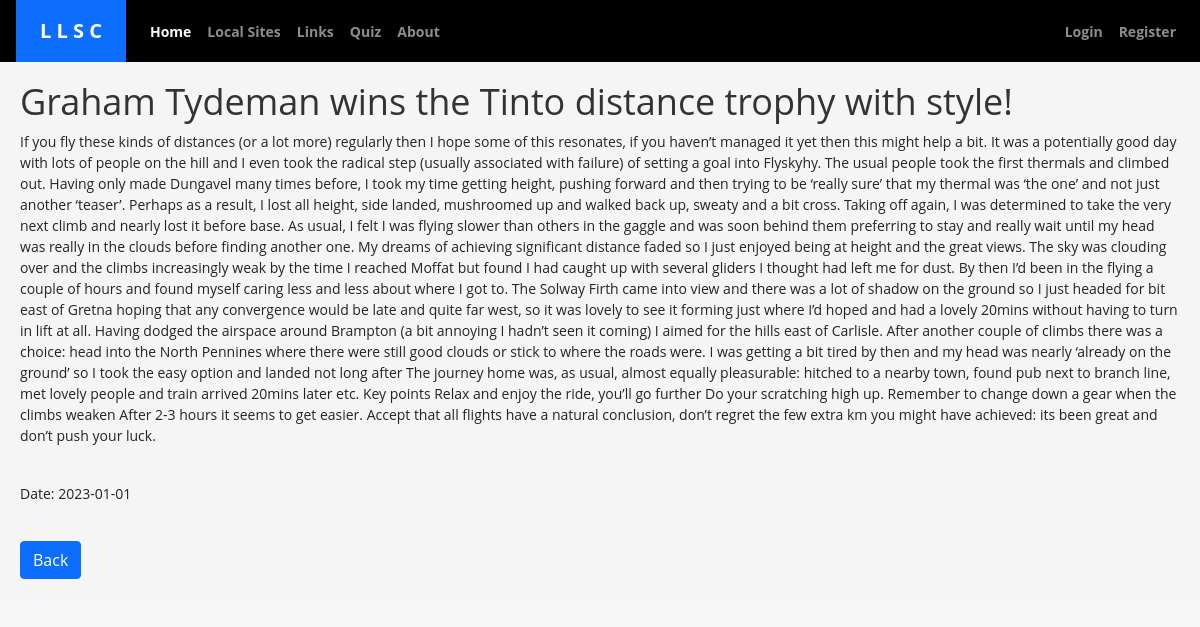
Screenshot of /news/Graham Tydeman wins the Tinto distance trophy with style! with the database file from the repository.
### tables this page shows
CREATE TABLE news (
    date TEXT,
    title TEXT,
    text TEXT
);

### app.py (the view)
@app.route('/news/<string:title>')
def news(title):
    try:
        conn = sqlite3.connect('mydatabase.db')
        cursor = conn.cursor()
        cursor.execute("SELECT title, text, date FROM news WHERE title=?", (title,))
        news_data = cursor.fetchone()
        conn.close()
        if news_data:
            news_title, news_text, news_date = news_data
            return render_template('news.html', news_title=news_title, news_text=news_text, news_date=news_date)
        else:
            flash('News not found in the database.', 'danger')
            return redirect(url_for('index'))
    except sqlite3.Error as e:
        flash('An error occurred while fetching news data.', 'danger')
        return redirect(url_for('index'))

### templates/news.html (shortened to what this page needs)
<!DOCTYPE html>
<html lang="hu">
   <head>
      <link rel="stylesheet" href="https://cdn.jsdelivr.net/npm/bootstrap@5.1.3/dist/css/bootstrap.min.css" />
      <link rel="stylesheet" href="https://cdnjs.cloudflare.com/ajax/libs/tempusdominus-bootstrap-4/5.39.0/css/tempusdominus-bootstrap-4.min.css"
 />
      <link rel="stylesheet" href="{{ url_for('static', filename='style.css') }}">
      <link rel="stylesheet" href="https://unpkg.com/leaflet@1.9.3/dist/leaflet.css" />
   </head>
   <div class="container-xl main">
      <nav class="navbar navbar-expand-lg navbar-dark bg-dark fixed-top p-0">
         <a class="navbar-brand bg-primary px-4 py-3" href="{{ url_for('index') }}">
         L L S C
         </a>
         <div class="collapse navbar-collapse" id="navbarSupportedContent">
            <ul class="navbar-nav border-top border-lg-0">
               <li class="nav-item">
                  <a class="nav-link px-4 px-lg-2 py-3 active" aria-current="page"  href="{{ url_for('index') }}">Home </a>
               </li>
               <li class="nav-item">
                  <a class="nav-link px-4 px-lg-2 py-3" href="{{ url_for('sites') }}">Local Sites</a>
               </li>
               <li class="nav-item">
                  <a class="nav-link px-4 px-lg-2 py-3" href="{{ url_for('links') }}">Links</a>
               </li>
               <li class="nav-item">
                  <a class="nav-link px-4 px-lg-2 py-3" href="{{ url_for('quiz') }}">Quiz</a>
               </li>
               <li class="nav-item">
                  <a class="nav-link px-4 px-lg-2 py-3" href="{{ url_for('about') }}">About</a>
               </li>
            </ul>
            <ul class="navbar-nav ms-auto me-0 me-lg-3 border-top border-lg-0">
               {% if 'username' not in session %}
               <li class="nav-item">
                  <a class="nav-link px-4 px-lg-2 py-3" href="{{ url_for('login') }}">Login</a>
               </li>
               <li class="nav-item">
                  <a class="nav-link px-4 px-lg-2 py-3" href="{{ url_for('register') }}">Register</a>
               </li>
               {% endif %}
            </ul>
         </div>
      </nav>
   </div>
   <body class="content">
      <div class="links-container">
         <h1>{{ news_title }}</h1>
         <p>{{ news_text }}</p>
         <br>
         <p>Date: {{ news_date.split(' ')[0] }}</p>
         <br>
         <button class="btn btn-primary" onclick="history.go(-1)">Back</button>
      </div>
   </body>
</html>

### static/style.css (style rules this page uses)
.navbar-brand { margin-left: 1rem; }
body { font-family: "Open Sans", sans-serif; font-size: 14px; background-color: #f7f7f7; margin: 0; padding: 0; height: 100%; }
h1 { font-size: 36px; color: #333; }
a { color: #0077ff; text-decoration: none; font-weight: bold; transition: all 0.3s ease-in-out; }
.main { padding-top: 30px; }
button { background-color: #0077ff; color: #fff; border: none; border-radius: 5px; padding: 10px 20px; cursor: pointer; transition: background-color 0.3s; }
.bg-dark { background-color: Black !important; }
@media (min-width: 992px) { .border-lg-0 { border: none !important; } }
.links-container, .about-container, .admin-panel-content, .quiz-container { background-color: #f5f5f5; padding: 20px; padding-top: 50px; }

### rows the page displays
news: title "Graham Tydeman wins the Tinto distance trophy with style!", text "If you fly these kinds of distances (or a lot more) regularly then I hope some of this resonates, if you haven’t managed it yet then this might help a bit. It was a potentially good day with lots of people on the hill and I even took the radical step (usually associated with failure) of setting a goal into Flyskyhy. The usual people took the first thermals and climbed out. Having only made Dungavel many times before, I took my time getting height, pushing forward and then trying to be ‘really sure’ that my thermal was ‘the one’ and not just another ‘teaser’. Perhaps as a result, I lost all height, side landed, mushroomed up and walked back up, sweaty and a bit cross. Taking off again, I was…", date "2023-01-01"
